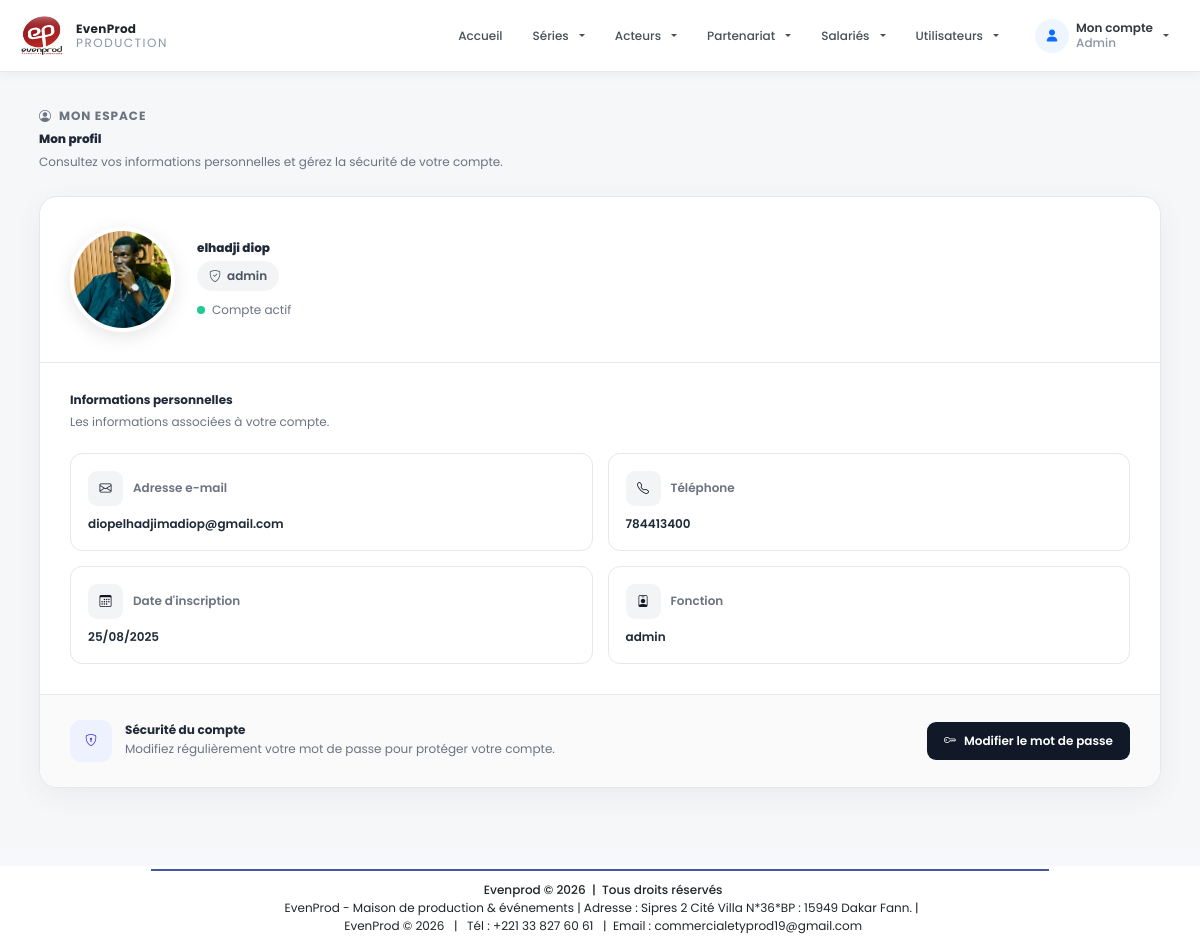
Page /public/admin/profile.php (signed in) on the committed database.
### tables this page shows
CREATE TABLE IF NOT EXISTS `users` (
  `id` int NOT NULL AUTO_INCREMENT,
  `nom` varchar(100) NOT NULL,
  `prenom` varchar(100) DEFAULT NULL,
  `email` varchar(150) NOT NULL,
  `mot_de_passe` varchar(255) NOT NULL,
  `telephone` varchar(50) DEFAULT NULL,
  `profile` varchar(255) DEFAULT NULL,
  `role` varchar(255) DEFAULT NULL,
  `statut` tinyint(1) DEFAULT '1',
  `updated` tinyint(1) DEFAULT '0',
  `created_at` timestamp NULL DEFAULT CURRENT_TIMESTAMP,
  PRIMARY KEY (`id`),
  UNIQUE KEY `email` (`email`)
);

### config/fonction.php (called while the page is built, shortened)
<?php
function getUserById($connexion, $id)
{
    $id = intval($id);
    $sql = 'SELECT id, nom, prenom, email, telephone,mot_de_passe AS password, role, profile, statut, created_at
            FROM users
            WHERE id = ?';
    if ($stmt = mysqli_prepare($connexion, $sql)) {
        mysqli_stmt_bind_param($stmt, 'i', $id);
        mysqli_stmt_execute($stmt);
        $result = mysqli_stmt_get_result($stmt);
        $user = mysqli_fetch_assoc($result);
        return $user;
    } else {
        return null;
    }
}
?>

### public/admin/profile.php (the view, shortened to what this page needs)
<?php
include '../../config/fonction.php';
$userId = $_SESSION['id'] ?? 0;
$user = getUserById($connexion, $userId);
?>
<?php include '../../includes/header.php'; ?>
<head>
    <link rel="stylesheet"
        href="https://cdn.jsdelivr.net/npm/bootstrap-icons@1.10.5/font/bootstrap-icons.css">
</head>
<section class="profile-page">
    <div class="container">
        <div class="profile-page-header">
            <div class="eyebrow">
                <i class="bi bi-person-circle"></i>
                Mon espace
            </div>
            <h1>Mon profil</h1>
            <p>
                Consultez vos informations personnelles et gérez la sécurité de votre compte.
            </p>
        </div>
        <div class="profile-wrapper">
            <div class="profile-identity">
                <div class="profile-avatar">
                    <?php
                    $profileImage = !empty($user['profile'])
                        ? "../../uploads/profile/" . htmlspecialchars($user['profile'])
                        : "../../assets/images/logo.jpg";
                    ?>
                    <img
                        src="<?= $profileImage ?>"
                        alt="Photo de profil"
                    >
                </div>
                <div class="profile-identity-content">
                    <h2>
                        <?= htmlspecialchars($user['prenom']); ?>
                        <?= htmlspecialchars($user['nom']); ?>
                    </h2>
                    <span class="profile-role">
                        <i class="bi bi-shield-check"></i>
                        <?= htmlspecialchars($user['role']); ?>
                    </span>
                    <div class="profile-status">
                        <span class="status-dot <?= $user['statut'] ? 'status-active' : 'status-inactive'; ?>"></span>
                        <?= $user['statut'] ? 'Compte actif' : 'Compte désactivé'; ?>
                    </div>
                </div>
            </div>
            <div class="profile-section">
                <div class="section-heading">
                    <h3>Informations personnelles</h3>
                    <p>
                        Les informations associées à votre compte.
                    </p>
                </div>
                <div class="info-grid">
                    <div class="info-card">
                        <div class="info-card-header">
                            <div class="info-icon">
                                <i class="bi bi-envelope"></i>
                            </div>
                            <span class="info-label">
                                Adresse e-mail
                            </span>
                        </div>
                        <div class="info-value">
                            <?= htmlspecialchars($user['email']); ?>
                        </div>
                    </div>
                    <div class="info-card">
                        <div class="info-card-header">
                            <div class="info-icon">
                                <i class="bi bi-telephone"></i>
                            </div>
                            <span class="info-label">
                                Téléphone
                            </span>
                        </div>
                        <div class="info-value">
                            <?= htmlspecialchars($user['telephone'] ?: 'Non renseigné'); ?>
                        </div>
                    </div>
                    <div class="info-card">
                        <div class="info-card-header">
                            <div class="info-icon">
                                <i class="bi bi-calendar3"></i>
                            </div>
                            <span class="info-label">
                                Date d'inscription
                            </span>
                        </div>
                        <div class="info-value">
                            <?php
                            if (!empty($user['created_at'])) {
                                echo date(
                                    "d/m/Y",
                                    strtotime($user['created_at'])
                                );
                            } else {
                                echo "Non renseignée";
                            }
                            ?>
                        </div>
                    </div>
                    <div class="info-card">
                        <div class="info-card-header">
                            <div class="info-icon">
                                <i class="bi bi-person-badge"></i>
                            </div>
                            <span class="info-label">
                                Fonction
                            </span>
                        </div>
                        <div class="info-value">
                            <?= htmlspecialchars($user['role']); ?>
                        </div>
                    </div>
                </div>
            </div>
            <div class="security-section">
                <div class="security-content">
                    <div class="security-icon">
                        <i class="bi bi-shield-lock"></i>
                    </div>
                    <div>
                        <h4>
                            Sécurité du compte
                        </h4>
                        <p>
                            Modifiez régulièrement votre mot de passe pour protéger votre compte.
                        </p>
                    </div>
                </div>
                <button
                    type="button"
                    class="btn-password"
                    data-bs-toggle="modal"
                    data-bs-target="#passwordModal"
                >
                    <i class="bi bi-key"></i>
                    Modifier le mot de passe
                </button>
            </div>
        </div>
    </div>
</section>
<div
    class="position-fixed top-0 end-0 p-3"
    style="z-index:9999;"
>
</div>
<?php include '../../includes/footer.php'; ?>

### includes/header.php (style rules this page uses)
* { box-sizing: border-box; }
* { font-size: 12px !important; }
body { margin: 0; padding: 0; font-family: 'Poppins', sans-serif; background-color: #f6f8fb; color: #343a40; }

### public/admin/profile.php (style rules this page uses)
:root { --primary-color: #111827; --primary-hover: #1f2937; --text-color: #1f2937; --muted-color: #6b7280; --border-color: #e5e7eb; --background-color: #f6f7f9; --success-color: #198754; }
.profile-page { background: var(--background-color); min-height: calc(100vh - 80px); padding: 35px 0 60px; }
.profile-page-header { margin-bottom: 25px; }
.profile-page-header .eyebrow { display: inline-flex; align-items: center; gap: 7px; font-size: 12px; font-weight: 700; text-transform: uppercase; letter-spacing: .08em; color: var(--muted-color); margin-bottom: 7px; }
.profile-page-header h1 { margin: 0; font-size: 28px; font-weight: 750; color: var(--text-color); }
.profile-page-header p { margin: 7px 0 0; color: var(--muted-color); font-size: 14px; }
.profile-wrapper { background: #fff; border: 1px solid var(--border-color); border-radius: 18px; overflow: hidden; box-shadow: 0 8px 30px rgba(15, 23, 42, .05); }
.profile-identity { padding: 30px; border-bottom: 1px solid var(--border-color); display: flex; align-items: center; gap: 22px; }
.profile-avatar { width: 105px; height: 105px; min-width: 105px; border-radius: 50%; overflow: hidden; border: 4px solid #fff; box-shadow: 0 5px 20px rgba(0, 0, 0, .10); background: #f1f3f5; }
.profile-avatar img { width: 100%; height: 100%; object-fit: cover; }
.profile-identity-content { flex: 1; }
.profile-identity-content h2 { margin: 0 0 6px; font-size: 24px; font-weight: 750; color: var(--text-color); }
.profile-role { display: inline-flex; align-items: center; gap: 6px; background: #f3f4f6; color: #4b5563; border-radius: 20px; padding: 6px 12px; font-size: 12px; font-weight: 600; }
.profile-status { margin-top: 10px; display: flex; align-items: center; gap: 7px; font-size: 13px; color: var(--muted-color); }
.status-dot { width: 8px; height: 8px; border-radius: 50%; display: inline-block; }
.status-active { background: #20c997; }
.profile-section { padding: 30px; }
.section-heading { margin-bottom: 22px; }
.section-heading h3 { margin: 0; font-size: 17px; font-weight: 700; color: var(--text-color); }
.section-heading p { margin: 5px 0 0; font-size: 13px; color: var(--muted-color); }
.info-grid { display: grid; grid-template-columns: repeat(2, minmax(0, 1fr)); gap: 15px; }
.info-card { border: 1px solid var(--border-color); border-radius: 12px; padding: 17px; background: #fff; transition: all .2s ease; }
.info-card-header { display: flex; align-items: center; gap: 10px; margin-bottom: 9px; }
.info-icon { width: 35px; height: 35px; border-radius: 9px; display: flex; align-items: center; justify-content: center; background: #f3f4f6; color: var(--primary-color); font-size: 16px; }
.info-label { font-size: 12px; font-weight: 600; color: var(--muted-color); }
.info-value { font-size: 14px; font-weight: 600; color: var(--text-color); word-break: break-word; }
.security-section { border-top: 1px solid var(--border-color); padding: 25px 30px; background: #fafafa; display: flex; align-items: center; justify-content: space-between; gap: 20px; }
.security-content { display: flex; align-items: center; gap: 13px; }
.security-icon { width: 42px; height: 42px; min-width: 42px; border-radius: 11px; display: flex; align-items: center; justify-content: center; background: #eef2ff; color: #4338ca; font-size: 18px; }
.security-content h4 { margin: 0 0 3px; font-size: 14px; font-weight: 700; color: var(--text-color); }
.security-content p { margin: 0; color: var(--muted-color); font-size: 12px; }
.btn-password { border: 0; border-radius: 9px; padding: 10px 17px; background: var(--primary-color); color: #fff; font-size: 13px; font-weight: 600; display: inline-flex; align-items: center; gap: 8px; transition: all .2s ease; white-space: nowrap; }

### rows in the picture
users: profile (picture), prenom "elhadji", nom "diop", role "admin", email "diopelhadjimadiop@gmail.com", telephone "784413400", created_at "25/08/2025"

### other values in the picture
$role "Admin"
